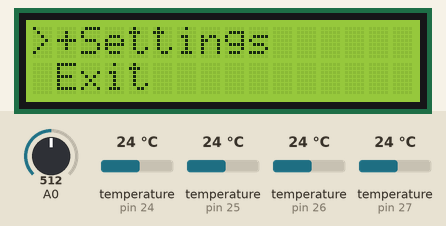
This sketch was run on a simulated Arduino Mega 2560, built with avr-gcc and run on an emulated ATmega2560. On the bench: 16×2 character LCD. The inputs (shaded band) are chosen by the test bench; at power-on: A0 = 512, temperature (sensors on pin 24, pin 25, pin 26, pin 27) 24 °C. EEPROM starts erased; what the sketch prints to the serial monitor is not drawn.

Above: at 1.2 s.
1.3 s: A0 set to 366
2.8 s: A0 set to 334
At 4.1 s:
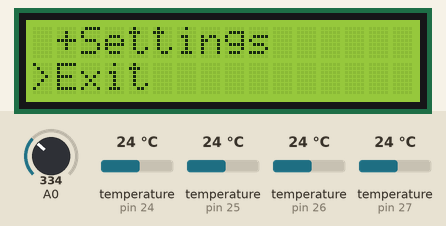
4.4 s: A0 set to 439
5.9 s: A0 set to 465
At 7.42 s:
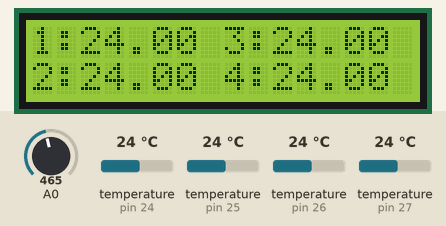
8.3 s: temperature (sensor on pin 24) set to 12 °C
At 9.36 s:
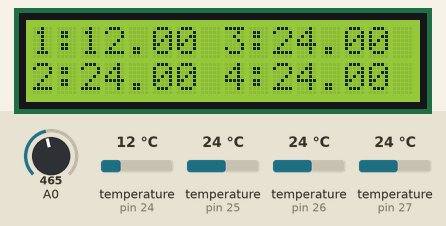
10.2 s: temperature (sensor on pin 25) set to 12 °C
At 11.3 s:
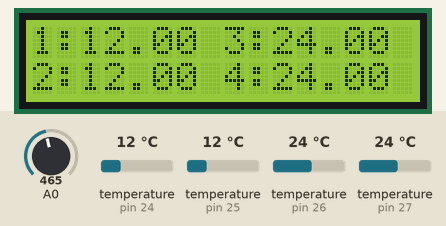
Timing chart, 0 to 13.1 s (numbered marks = the images above; inputs shaded):
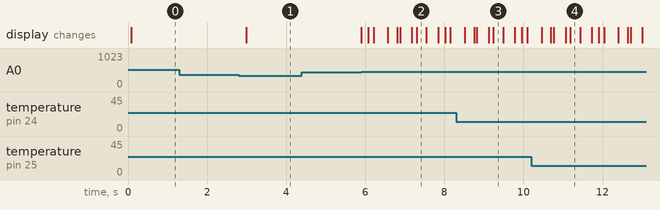

Measured:
- the behaviour switches between 350 and 349 on A0 (found by bisection; images 0 and 1)
- the behaviour switches between 449 and 450 on A0 (found by bisection; images 1 and 2)
- after the input at 1.3 s, every drawn part: stays the same
- after the input at 2.8 s, the display: changes after 0.19 s (image 1)
- after the input at 4.4 s, every drawn part: stays the same
- after the input at 5.9 s, the display: first changes at once (image 2 shows a later state)

The sketch:

arduino_lcd_temp.ino
```cpp
#include <LiquidCrystal.h>

#include <OneWire.h>
#include <MenuBackend.h>
#include <stdio.h>
#include <string.h>
#include <EEPROM.h>

#define DEBUG 0
#define TEST 1

#define TEMPERATUR_SENORS 4
#define DELAY 1000
#define ERRORVALUE -1000;
#define btnRIGHT  0
#define btnUP     1
#define btnDOWN   2
#define btnLEFT   3
#define btnSELECT 4
#define btnNONE   5
#define MENU_MODE 0
#define TEMP_MODE 1
#define DEFAULT_PRINT_TIME 150

int temperaturPins[TEMPERATUR_SENORS] = {24, 25, 26, 27};
OneWire oneWires[TEMPERATUR_SENORS] = {OneWire (temperaturPins[0]), OneWire (temperaturPins[1]), OneWire (temperaturPins[2]), OneWire (temperaturPins[3])};
LiquidCrystal lcd(8, 9, 4, 5, 6, 7);

byte allAddress [TEMPERATUR_SENORS][8];

unsigned long last = 0;
float lastResult[TEMPERATUR_SENORS] = {0, 0, 0, 0};
int mode = TEMP_MODE;

// KEY VARIABLES
int lcd_key = btnNONE;
int lcd_key_prev = btnNONE;
unsigned long lcd_key_prev_pressed = 0;
unsigned long millisPressedKey = 0;
int buttonPressed = 0;
unsigned long debounceTime = 0;

//MENU
MenuBackend menu = MenuBackend(menuUseEvent, menuChangeEvent);
MenuItem settings = MenuItem("Settings"); //1
MenuItem serialLogging = MenuItem("Serial logging");//11
MenuItem refreshRate = MenuItem("Refresh rate");//12
MenuItem refreshRateDefault = MenuItem("150ms");//121
MenuItem refreshRate500 = MenuItem("500ms");//122
MenuItem refreshRate1s = MenuItem("1s");//123
MenuItem refreshRate10s = MenuItem("10s");//124
MenuItem serialLoggingTrue = MenuItem("On");//111
MenuItem serialLoggingFalse = MenuItem("Off");//112
MenuItem exitItem = MenuItem("Exit");//2
int activeItem = 1; //very hack. But make it easy to program. Just a stupid menu.
int up = 1;

//PROPERTIES
int EEPROM_ADDR = 0;
int doTempSerialLogging = 1;

void menuSetup() { //TODO: use this more.
  menu.getRoot().add(settings);
  //Serial logging
  exitItem.addBefore(settings);
  settings.addAfter(exitItem);
  settings.addRight(serialLogging);
  serialLogging.addRight(serialLoggingTrue);
  serialLoggingTrue.addBefore(serialLoggingFalse);
  serialLoggingTrue.addAfter(serialLoggingFalse);
  serialLoggingFalse.addAfter(serialLoggingTrue);
  serialLoggingFalse.addLeft(serialLogging);
  serialLoggingTrue.addLeft(serialLogging);
  serialLogging.addLeft(settings);

  refreshRate.addBefore(serialLogging);
  refreshRate.addAfter(serialLogging);
  refreshRate.addRight(refreshRateDefault);
  refreshRate.addLeft(settings);
  menu.moveDown(); //Just get out of root.
}

void menuUseEvent(MenuUseEvent used) {
#if defined(DEBUG)
  Serial.print("Menu use ");
  Serial.println(used.item.getName());
#endif

  if (used.item == exitItem) {
    lcd.clear();
    for (int i = 0; i < TEMPERATUR_SENORS; i++) {
      lastResult[i] = 0;
    }
    mode = TEMP_MODE;
  } else if (used.item == serialLoggingFalse) {
    doTempSerialLogging = 0;
    EEPROM.write(EEPROM_ADDR, doTempSerialLogging);
  } else if (used.item == serialLoggingTrue) {
    doTempSerialLogging = 1;
    EEPROM.write(EEPROM_ADDR, doTempSerialLogging);
  }
}

/*
        XXX: Hack to make it easy.
*/
void menuChangeEvent(MenuChangeEvent changed) {
#if defined(DEBUG)
  Serial.print("Menu change from: ");
  Serial.print(changed.from.getName());
  Serial.print(" to: ");
  Serial.println(changed.to.getName());
#endif

  if (changed.to == settings) {
    activeItem = 1;
    up = 1;
  } else if (changed.to == exitItem) {
    activeItem = 2;
    up = 0;
  } else if (changed.to == serialLogging) {
    activeItem = 11;
    up = 1;
  } else if (changed.to == serialLoggingTrue) {
    activeItem = 111;
    up = 1;
  } else if (changed.to == serialLoggingFalse) {
    activeItem = 112;
    up = 0;
  } else if (changed.to == refreshRate) {
    activeItem = 12;
    up = 0;
  } else if (changed.to == refreshRateDefault) {
    activeItem = 121;
    up = 0;
  } else if (changed.to == refreshRate500) {
    activeItem = 122;
    up = 1;
  } else if (changed.to == refreshRate1s) {
    activeItem = 123;
    up = 0;
  } else if (changed.to == refreshRate10s) {
    activeItem = 124; //TODO: struct
    up = 1;
  }
}

// read the buttons
int read_LCD_buttons() {
  int adc_key_in = 0;
  adc_key_in = analogRead(0);
  // my buttons when read are centered at these valies: 0, 97, 254, 437, 639
  // we add approx 50 to those values and check to see if we are close
  if (adc_key_in > 1000) return btnNONE; // We make this the 1st option for speed reasons since it will be the most likely result
  // For V1.1 us this threshold
  if (adc_key_in < 50)   return btnRIGHT;
  if (adc_key_in < 150)  return btnUP;
  if (adc_key_in < 350)  return btnDOWN;
  if (adc_key_in < 450)  return btnLEFT;
  if (adc_key_in < 850)  return btnSELECT;
  return btnNONE;  // when all others fail, return this...
}

void setup(void) {
  Serial.begin(9600);
  lcd.begin(16, 2);
  lcd.print("Starting..");
  menuSetup();
  int value = -1;
  value = EEPROM.read(EEPROM_ADDR);
  if (value < 0 || value > 1) {
    EEPROM.write(EEPROM_ADDR, doTempSerialLogging);
  }
  lcd.clear();
}


float printTemp(OneWire ds, String& name) {
  byte i;
  byte present = 0;
  byte type_s;
  byte data[12];
  byte addr[8];
  float celsius, fahrenheit;
  if ( !ds.search(addr)) {
    ds.reset_search();
    //delay(250);
    //Serial.println("ERROR");
    return ERRORVALUE;
  }

  if (OneWire::crc8(addr, 7) != addr[7]) {
    return ERRORVALUE;
  }

  // the first ROM byte indicates which chip
  switch (addr[0]) {
    case 0x10:
#if defined(DEBUG_TEMP)
      Serial.println("  Chip = DS18S20");  // or old DS1820
#endif
      type_s = 1;
      break;
    case 0x28:
#if defined(DEBUG_TEMP)
      Serial.println("  Chip = DS18B20");
#endif
      type_s = 0;
      break;
    case 0x22:
#if defined(DEBUG_TEMP)
      Serial.println("  Chip = DS1822");
#endif
      type_s = 0;
      break;
    default:
#if defined(DEBUG_TEMP)
      Serial.println("Device is not a DS18x20 family device.");
#endif
      return ERRORVALUE;
  }

  ds.reset();
  ds.select(addr);
  ds.write(0x44, 1);        // start conversion, with parasite power on at the end

  // we might do a ds.depower() here, but the reset will take care of it.

  present = ds.reset();
  ds.select(addr);
  ds.write(0xBE);         // Read Scratchpad

  for ( i = 0; i < 9; i++) {           // we need 9 bytes
    data[i] = ds.read();
  }

  // convert the data to actual temperature

  unsigned int raw = (data[1] << 8) | data[0];
  if (type_s) {
    raw = raw << 3; // 9 bit resolution default
    if (data[7] == 0x10) {
      // count remain gives full 12 bit resolution
      raw = (raw & 0xFFF0) + 12 - data[6];
    }
  } else {
    byte cfg = (data[4] & 0x60);
    if (cfg == 0x00) raw = raw << 3;  // 9 bit resolution, 93.75 ms
    else if (cfg == 0x20) raw = raw << 2; // 10 bit res, 187.5 ms
    else if (cfg == 0x40) raw = raw << 1; // 11 bit res, 375 ms
    // default is 12 bit resolution, 750 ms conversion time
  }
  celsius = (float)raw / 16.0;
  fahrenheit = celsius * 1.8 + 32.0;
  return celsius;
}

void printSafeLCD(const char* innSrc) {
  printSafeLCD(innSrc, ' ');
}

void printSafeLCD(const char* src, const char marker) {
  char value[17];
  strlcpy(value, src, sizeof(value));
  if (strlen(src) < sizeof(value)) {
    for (int i = strlen(src) ; i < sizeof(value) ; i++) {
      value[i] = ' ';
    }
  }
  if (marker != ' ') {
    char menuVal[18] = {marker, '\0', '*', '*', '*', '*', '*', '*', '*', '*', '*', '*', '*', '*', '*', '*', '*'};
    strlcat(menuVal, value, sizeof (menuVal) - strlen(menuVal) - 1);
    lcd.print(menuVal);
  } else {
    lcd.print(value);
  }

}

void printMenuMarker(int down) {
  //Menu marker
  if (!down) {
    lcd.setCursor(0, 0);
    lcd.print(" ");
    lcd.setCursor(0, 1);
    lcd.print(">");
  } else {
    lcd.setCursor(0, 0);
    lcd.print(">");
    lcd.setCursor(0, 1);
    lcd.print(" ");
  }
}

void printMenu(void) {
  if (mode == TEMP_MODE) return;
  printMenuMarker(up);
  if (activeItem <= 10) {
    lcd.setCursor(1, 0);
    printSafeLCD(settings.getName(), '+');
    lcd.setCursor(1, 1);
    printSafeLCD(exitItem.getName());
  } else if (activeItem <= 100) {
    lcd.setCursor(1, 0);
    printSafeLCD(serialLogging.getName(), '+');
    lcd.setCursor(1, 1);
    printSafeLCD(refreshRate.getName(), '+');
  } else {
    if (activeItem < 120) {
      if (doTempSerialLogging) {
        lcd.setCursor(1, 0);
        printSafeLCD(serialLoggingTrue.getName(), '*');
        lcd.setCursor(1, 1);
        printSafeLCD(serialLoggingFalse.getName());
      } else {
        lcd.setCursor(1, 0);
        printSafeLCD(serialLoggingTrue.getName());
        lcd.setCursor(1, 1);
        printSafeLCD(serialLoggingFalse.getName(), '*');
      }
    } else {
      lcd.setCursor(1, 0);
      printSafeLCD(refreshRateDefault.getName(), '*');
      lcd.setCursor(1, 1);
      printSafeLCD(refreshRate500.getName());
    }
  }
}

void printTemp(void) {
  unsigned long now = millis();
  if ((last + DEFAULT_PRINT_TIME) < now) {
    for (int i = 0; i < TEMPERATUR_SENORS; i++) {
      String tempName = String("Sensor");
      tempName = tempName + (i + 1) + ":";
      float value = printTemp(oneWires[i], tempName);
      if (lastResult[i] != value ) {
        lastResult[i] = value;
        if (value == -1000) {
          continue;
        }
        doTempSerialLogging = EEPROM.read(EEPROM_ADDR);
        if (doTempSerialLogging) {
          Serial.print(tempName);
          Serial.print(value);
          Serial.println(" c");
        }
        if (mode == TEMP_MODE) {
          int row = i % 2;
          int col = 0;
          if (i > 1) {
            col = 8;
          }
          lcd.setCursor(col, row);
          String printTxt = String("");
          printTxt = printTxt + (i + 1) + ":";
          char temp[6];
          if (value < 100) { // One digit precicion if temp > 100
            dtostrf(value, 1, 2, temp);
          } else {
            dtostrf(value, 1, 1, temp);
          }
          printTxt = printTxt + temp;
          lcd.print(printTxt);
        }
      }
    }
    last = millis();
  }
}

/**
* Check if button is pressed. A click is defined to between 20-200 mills.
*/
int getButtonPressed() {
  lcd_key = read_LCD_buttons();  // read the buttons
  unsigned long now = millis();
  if (lcd_key == btnNONE) {
    return btnNONE;
  } else if (millisPressedKey == 0 && lcd_key != btnNONE) {
    millisPressedKey = now;
    return btnNONE;
  } else if (((millisPressedKey + 10) < now) && (debounceTime < now)) {
    int lcd_key_confirm = read_LCD_buttons();
    debounceTime = now + 300;
    millisPressedKey = 0;
    if (lcd_key == lcd_key_confirm) {
      //Serial.println(lcd_key);
      buttonPressed = 0;
      return lcd_key;
    } else {
      millisPressedKey = now;
      return btnNONE;
    }
  } else {
    return btnNONE;
  }
}

void doButtonAction(int value) {
  switch (value) {
    case btnRIGHT: {
        if (mode == TEMP_MODE) {
          Serial.println("MARKER");
        } else {
          menu.moveRight();
        }
        break;
      }
    case btnLEFT: {
        if (mode == MENU_MODE) {
          menu.moveLeft();
        }
        break;
      }
    case btnUP:
      {
        if (mode == MENU_MODE) {
          menu.moveUp();
          Serial.println('a');
        }
        break;
      }
    case btnDOWN:
      {
        if (mode == MENU_MODE) {
          menu.moveDown();
        }
        break;
      }
    case btnSELECT:
      {
        if (mode == MENU_MODE) {
          menu.use();
        } else {
          lcd.clear();
          mode = MENU_MODE;
        }
        break;
      }
    case btnNONE:
      {
        break;
      }
  }
  lcd_key = btnNONE;
}

void loop(void) {
  int btn = btnNONE;

  btn = getButtonPressed();
  doButtonAction(btn);
  printTemp();
  printMenu();
  delay(2);
}
```
